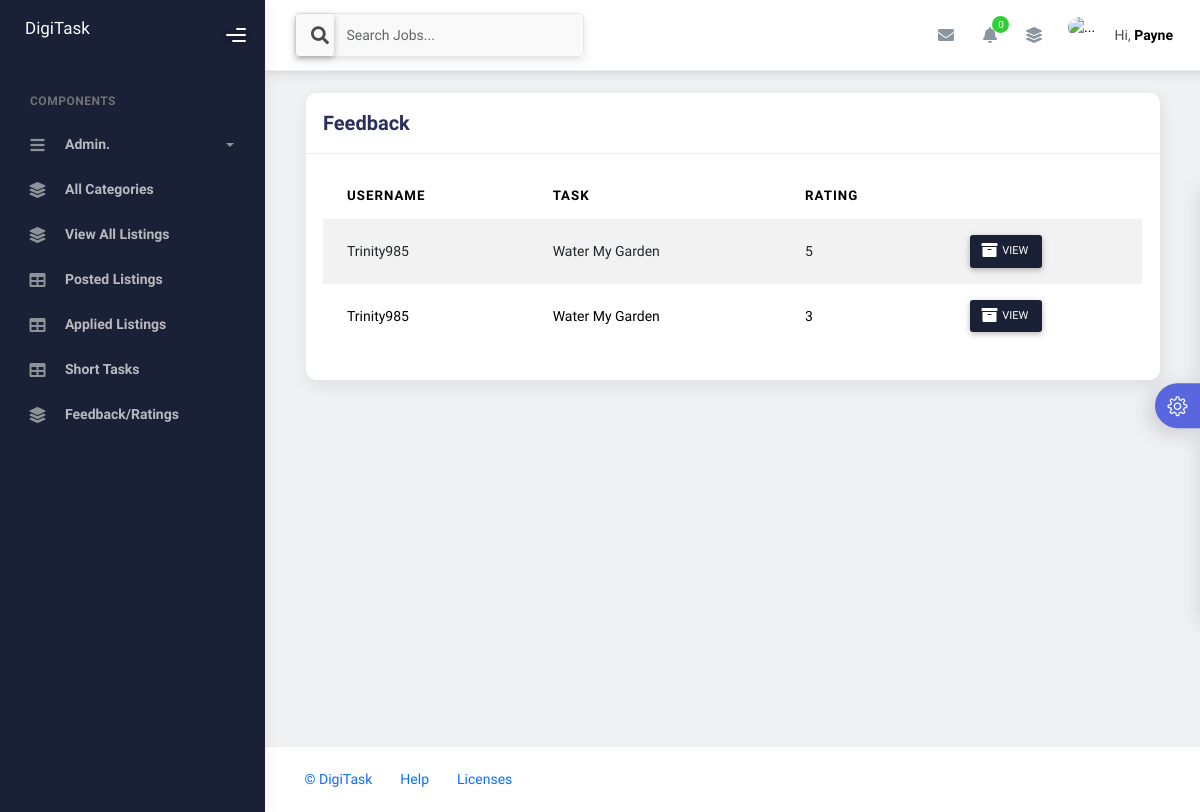
The app's page /dash/feedback/ (signed in), older data.
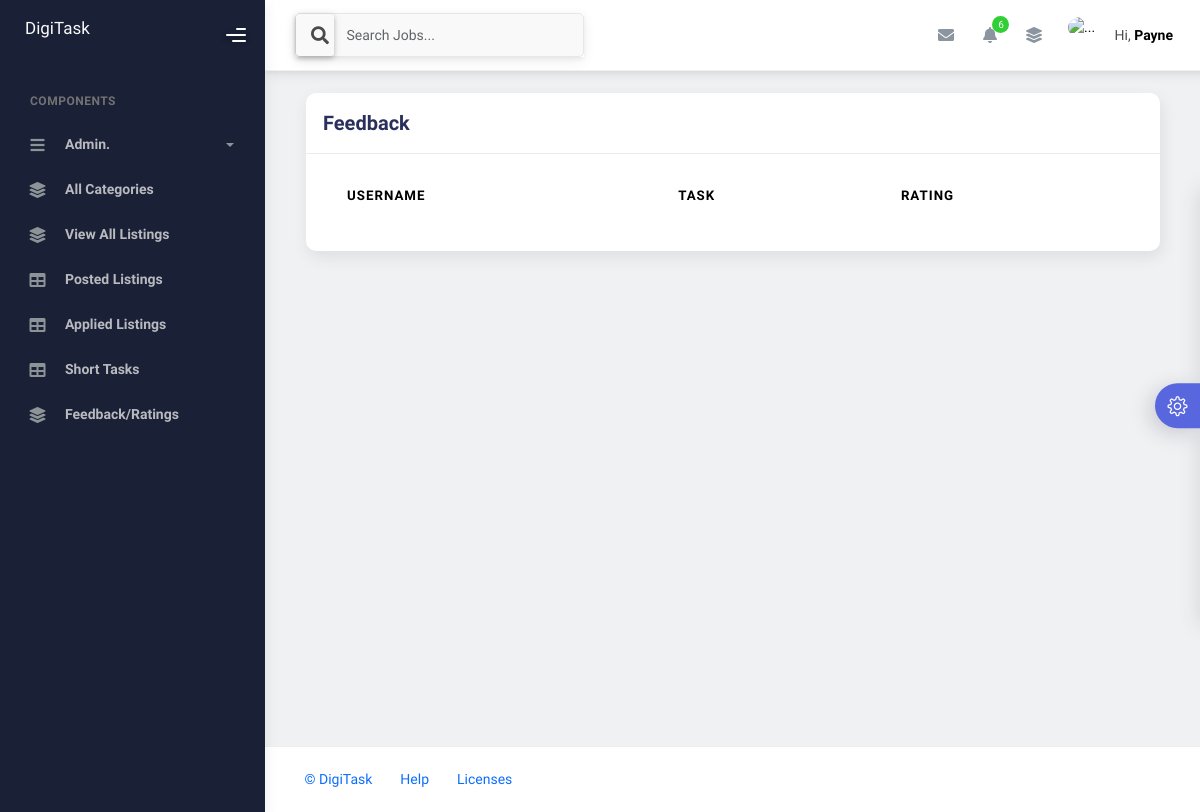
The same page, newer data.
### dash/models.py (models this page shows, shortened)
class Feedback(models.Model):
    created_by = models.ForeignKey(User, on_delete=models.CASCADE)
    job = models.ForeignKey(Job_Listing, on_delete=models.SET_NULL, null=True)
    body = models.CharField(max_length=255)
    rating = models.IntegerField(null=True, blank=True)
    create_date = models.DateTimeField(auto_now=True)

class Job_Listing(models.Model):
    created_by = models.ForeignKey(User, on_delete=models.CASCADE)
    job = models.CharField(max_length=50)
    category = models.ForeignKey(Category, on_delete=models.CASCADE)
    description = models.CharField(max_length=255)
    location = models.CharField(max_length=50)
    nature = models.ForeignKey(Nature, on_delete=models.SET_NULL, null=True)
    create_date = models.DateTimeField(auto_now_add=True)
    payment = models.IntegerField(null=True, blank=True)
    status = models.CharField(max_length=50, default="pending")
    tasker = models.ForeignKey(User, on_delete=models.CASCADE, null=True, blank=True, related_name="short_tasker")
    featured_status = models.BooleanField(default=False)
    def __str__(self):
        return str(self.job)

### dash/views.py (the view)
# urls.py: path('feedback/', views.feedback, name="feedback"),
@login_required(login_url='sign_in')
def feedback(request):
    feedback = Feedback.objects.all()
    context = {'feedbacks': feedback}
    return render(request, 'dash_feedback.html', context)

### chats/context_processors.py (called while the page is built)
def user_profile(request):
    if request.user.is_authenticated:
        profile = get_object_or_404(User, username=request.user)
        context = {'profile': profile}
        return context
    else:
        context = {}
        return context

def to_do(request):
    if request.user.is_authenticated:
        list_items = To_Do.objects.filter(user=request.user)
        context = {'to_do_items': list_items}
        return context
    else:
        context = {}
        return context

def notes(request):
    if request.user.is_authenticated:
        my_notes = My_Note.objects.filter(user=request.user)
        context = {'notes': my_notes}
        return context
    else:
        context = {}
        return context

### dash/context_processors.py (called while the page is built)
def notes_context(request):
    if request.user.is_authenticated:
        count = Notification.objects.filter(user=request.user, is_read=False).count()
        latest_notifications = Notification.objects.filter(user=request.user, is_read=False).order_by('-create_date')[:5]
    else:
        count = 0
        latest_notifications = []
    context = {'total_unread_notes': count, 'latest_notes': latest_notifications}
    return context

### templates/dash_feedback.html (shortened to what this page needs)
{% extends 'dash_main.html' %}
{% block main %}
<div class="page-inner">
    <div class="page-category">
        <div class="container">
            <div class="col-md-12">
                <div class="card">
                    <div class="card-header d-flex w-100 justify-content-between">
                        <div class="card-title">Feedback</div>
                    </div>
                    <div class="card-body">
                        <div class="table-responsive">
                            <table class="table table-striped table-hover">
                                <thead>
                                    <tr>
                                        <th scope="col">Username</th>
                                        <th scope="col">Task</th>
                                        <th scope="col">Rating</th>
                                    </tr>
                                </thead>
                                <tbody>
                                    {% for feedback in feedbacks %}
                                    <tr>
                                        <td>{{ feedback.created_by|title }}</td>
                                        <td>{{ feedback.job|title }}</td>
                                        <td>{{ feedback.rating }}</td>
                                        <td>
                                            <div>
                                                <button class="btn btn-sm btn-black" data-bs-toggle="modal"
                                                data-bs-target="#viewfeedbackModal{{ feedback.id }}">
                                                    <span class="btn-label">
                                                    </span>
                                                    View
                                                </button>
                                            </div>
                                        </td>
                                    </tr>
                                    {% endfor %}
                                </tbody>
                            </table>
                        </div>
                    </div>
                </div>
            </div>
        </div>
    </div>
</div>
{% endblock %}

### templates/dash_components/nav.html (shortened to what this page needs)
{% load static %}
<nav class="navbar navbar-header navbar-header-transparent navbar-expand-lg border-bottom">
  <div class="container-fluid">
    <nav class="navbar navbar-header-left navbar-expand-lg navbar-form nav-search p-0 d-none d-lg-flex">
      <form action="{% url 'job_listings' %}">
        <div class="input-group">
          <div class="input-group-prepend">
            <button type="submit" class="btn btn-search pe-1">
              <i class="fa fa-search search-icon"></i>
            </button>
          </div>
          <input type="text" name="q" value="{{ search_query }}" placeholder="Search Jobs..." class="form-control" />
        </div>
      </form>
    </nav>
    <ul class="navbar-nav topbar-nav ms-md-auto align-items-center">
      <li class="nav-item topbar-icon dropdown hidden-caret">
        <a class="nav-link dropdown-toggle" href="#" id="messageDropdown" role="button" data-bs-toggle="dropdown"
          aria-haspopup="true" aria-expanded="false">
          <i class="fa fa-envelope"></i>
        </a>
      </li>
      <li class="nav-item topbar-icon dropdown hidden-caret">
        <a class="nav-link dropdown-toggle" href="#" id="notifDropdown" role="button" data-bs-toggle="dropdown"
          aria-haspopup="true" aria-expanded="false">
          <i class="fa fa-bell"></i>
          <span class="notification">{{ total_unread_notes }}</span>
        </a>
      </li>
      <li class="nav-item topbar-icon dropdown hidden-caret">
        <a class="nav-link" data-bs-toggle="dropdown" href="#" aria-expanded="false">
          <i class="fas fa-layer-group"></i>
        </a>
      </li>
      <li class="nav-item topbar-user dropdown hidden-caret">
        <a class="dropdown-toggle profile-pic" data-bs-toggle="dropdown" href="#" aria-expanded="false">
          <div class="avatar-sm">
            <img src="{{ profile.profile.avatar.url }}" alt="..." class="avatar-img rounded-circle" />
          </div>
          <span class="profile-username">
            <span class="op-7">Hi,</span>
            <span class="fw-bold">{{ request.user|capfirst }}</span>
          </span>
        </a>
      </li>
    </ul>
  </div>
</nav>

Row changes from the older to the newer data that the page shows:
removed Feedback: created_by "Trinity985", job "Water My Garden", rating "5"
removed Feedback: created_by "Trinity985", job "Water My Garden", rating "3"
Text that changed along with them:
{{ total_unread_notes }}: "0" → "6"
